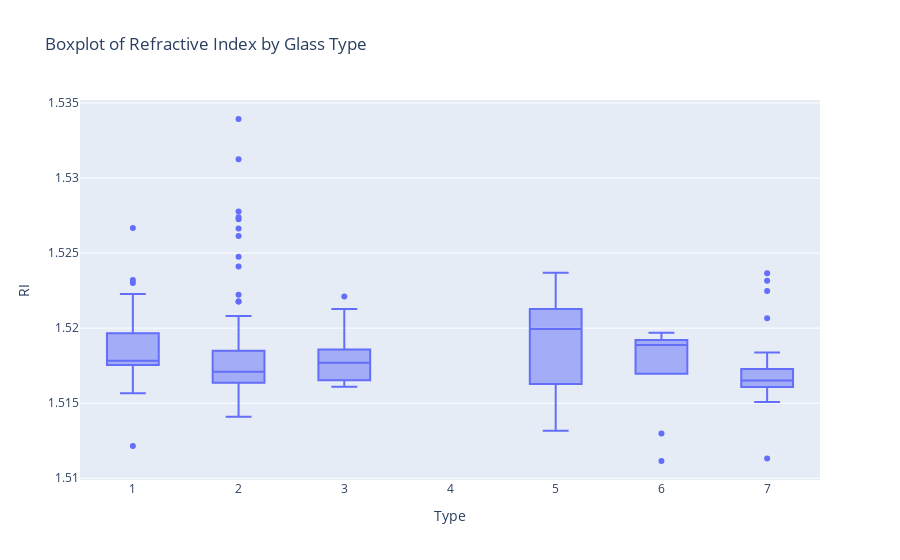

The cell this chart's notebook holds for it:
### Code cell
# Boxplot using Plotly for Refractive Index by Glass Type

fig = px.box(df, x='Type', y='RI', title='Boxplot of Refractive Index by Glass Type')
fig.show()

### Figure 1 — Plotly figure (JSON) as saved in the notebook; plotly's stock layout.template omitted (floating-point values rounded to 4 significant figures; data arrays with more than 128 entries replaced by an {"elided": "..."} marker saying what was removed)
{"data": [{"alignmentgroup": "True", "hovertemplate": "Type=%{x}<br>RI=%{y}<extra></extra>", "legendgroup": "", "marker": {"color": "#636efa"}, "name": "", "notched": false, "offsetgroup": "", "orientation": "v", "showlegend": false, "type": "box", "x": {"elided": "214 int values"}, "x0": " ", "xaxis": "x", "y": {"elided": "214 float values"}, "y0": " ", "yaxis": "y"}], "layout": {"boxmode": "group", "legend": {"tracegroupgap": 0}, "title": {"text": "Boxplot of Refractive Index by Glass Type"}, "xaxis": {"anchor": "y", "domain": [0, 1], "title": {"text": "Type"}}, "yaxis": {"anchor": "x", "domain": [0, 1], "title": {"text": "RI"}}}}
